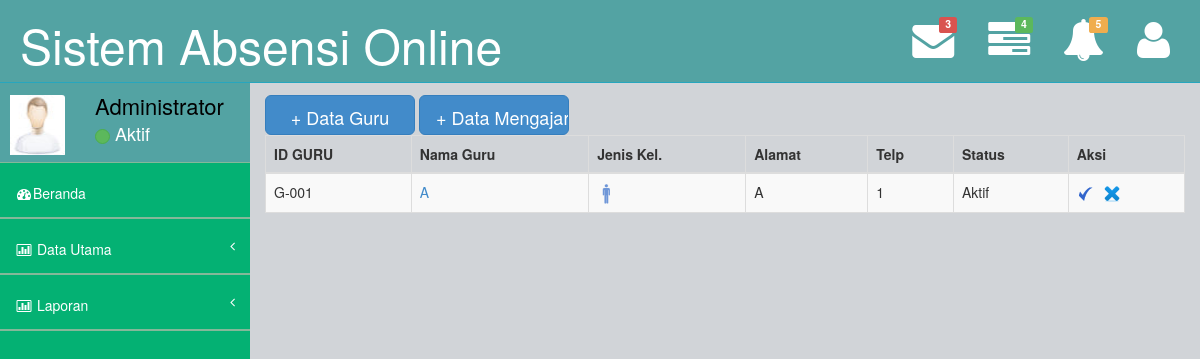
Page /backend/home.php?page=./guru/view (signed in) on the committed database.
### tables this page shows
CREATE TABLE IF NOT EXISTS `pengaturan` (
  `id` int(1) NOT NULL,
  `Judul` varchar(50) NOT NULL,
  `Semester` int(11) NOT NULL,
  `Footer` varchar(50) NOT NULL
);

CREATE TABLE IF NOT EXISTS `guru_mp` (
  `ID_GURU` varchar(20) NOT NULL,
  `NAMA_GURU` varchar(30) DEFAULT NULL,
  `JK_GURU` varchar(12) DEFAULT NULL,
  `TEMPAT_LAHIR` varchar(20) NOT NULL,
  `TGL_LAHIR` date NOT NULL,
  `THN_MSK` int(4) NOT NULL,
  `ALAMAT_GURU` longtext,
  `TELP_GURU` varchar(13) DEFAULT NULL,
  `STATUS_GURU` varchar(15) DEFAULT NULL,
  `USERNAME_GURU` varchar(30) NOT NULL,
  `PASSWORD_GURU` varchar(70) NOT NULL
);

### backend/guru/view.php (the view, shortened to what this page needs)
        <input type="button" name="tambah" class="btn btn-primary btn-lg" onClick="window.location.href='?page=./guru/form'" value="+ Data Guru" style="width: 150px; height:40px;"/>
        <input type="button" name="tambah_ajar" class="btn btn-primary btn-lg" onClick="window.location.href='?page=./guru/form-mengajar'" value="+ Data Mengajar" style="height:40px;width: 150px;"/>
<table id="example" class="table table-striped table-bordered" cellspacing="0" width="100%">
<thead>
  <tr>
    <th scope="col">ID GURU</th>
    <th scope="col">Nama Guru</th>
    <th scope="col">Jenis Kel.</th>
    <th scope="col">Alamat</th>
    <th scope="col">Telp</th>
    <th scope="col">Status</th>
    <th scope="col">Aksi</th>
  </tr>
 </thead>
 <tbody>
 <?php
 	$ambil=mysql_query("SELECT * FROM guru_mp Order By ID_GURU Asc");
	$cek=mysql_num_rows($ambil);
	if($cek>0){
		while($r=mysql_fetch_array($ambil)){
			if ($r['JK_GURU']=='Laki-Laki')
		    {
			  $a = '<img src="images/man.png" width="20" height="20" align="center" title="Laki - Laki"/>';
		    }else{
		      		$a = '<img src="images/woman.png" width="20" height="20" align="center" title="Perempuan" />';
		    	}
			echo "<tr><td>$r[ID_GURU]</td>
					  <td><a href='?page=./guru/detail-mengajar&idguru=$r[ID_GURU]'>$r[NAMA_GURU]</a></td>
					  <td>$a</td>
					  <td>$r[ALAMAT_GURU]</td>
					  <td>$r[TELP_GURU]</td>
					  <td>$r[STATUS_GURU]</td>
					  <td><a href='?page=./guru/form&idguru=$r[ID_GURU]'><img src='libs/img/check.gif'></a> &nbsp;
					  	  <a href='?page=./guru/del&idguru=$r[ID_GURU]'><img src='libs/img/deleteb.png'></a>
					  </td>
				  </tr>";
		}
	}else{
		echo "<tr><td colspan=6>Data Masih Kosong</td></tr>";
	}
 ?>
 </tbody>
</table>

### backend/home.php (shortened to what this page needs)
<?php
if (isset($_SESSION['idUser']))
{
$pengaturan = mysql_query("SELECT * FROM pengaturan WHERE id = '1'");
$set = mysql_fetch_array($pengaturan);
?>
<!DOCTYPE html>
<html>
<head>
    <link href="assets/plugins/bootstrap/bootstrap.css" rel="stylesheet" />
    <link rel="stylesheet" type="text/css" href="assets/plugins/dataTables/dataTables.bootstrap.css">
    <link href="assets/font-awesome/css/font-awesome.css" rel="stylesheet" />
    <link href="assets/plugins/pace/pace-theme-big-counter.css" rel="stylesheet" />
    <link href="assets/css/style.css" rel="stylesheet" />
    <link href="assets/css/main-style.css" rel="stylesheet" />
    <link href="assets/plugins/morris/morris-0.4.3.min.css" rel="stylesheet" />
	<link rel="stylesheet" type="text/css" href="libs/tigra_calendar/tcal.css" />
   </head>
<body>
    <div id="wrapper">
        <nav class="navbar navbar-default navbar-fixed-top" role="navigation" id="navbar">
            <div class="navbar-header">
                <a class="navbar-brand" href="index.html">
					<br/>
                    <font size="8px" color="white"><?= $set['Judul'] ?></font>
                </a>
            </div>
            <ul class="nav navbar-top-links navbar-right">
                <li class="dropdown">
                    <a class="dropdown-toggle" data-toggle="dropdown" href="#">
                        <span class="top-label label label-danger">3</span><i class="fa fa-envelope fa-3x"></i>
                    </a>
                </li>
                <li class="dropdown">
                    <a class="dropdown-toggle" data-toggle="dropdown" href="#">
                        <span class="top-label label label-success">4</span>  <i class="fa fa-tasks fa-3x"></i>
                    </a>
                </li>
                <li class="dropdown">
                    <a class="dropdown-toggle" data-toggle="dropdown" href="#">
                        <span class="top-label label label-warning">5</span>  <i class="fa fa-bell fa-3x"></i>
                    </a>
                </li>
                <li class="dropdown">
                    <a class="dropdown-toggle" data-toggle="dropdown" href="#">
                        <i class="fa fa-user fa-3x"></i>
                    </a>
                </li>
            </ul>
        </nav>
        <nav class="navbar-default navbar-static-side" role="navigation">
			<?php
				include 'menuu.php';
			?>
        </nav>
        <div id="page-wrapper">
            <div class="row">
			<br/><br/>
                <?php
				if(isset($_GET['page'])){
					$page=$_GET['page'];
					$halaman="$page.php";
					if(!file_exists($halaman) || empty($page)){
						include "welcome.php";
					}else{
						include "$halaman";
						}
				}else{
					include "welcome.php";
					}
			?>
            </div>
                </div>
            </div>
<?php
}else{
	?><script language="javascript">alert('Maaf Anda Belum Login');
	document.location.href="index.php?status=forbidden"</script><?php
}
?>
</body>
</html>

### backend/assets/css/style.css (style rules this page uses)
body { background-color: #f8f8f8; }
#wrapper { width: 100%; margin-top: 55px!important; background-color:#04B173; }
#page-wrapper { padding: 0 15px; min-height: 568px; background-color:rgb(209, 212, 216); }
.navbar-top-links li { display: inline-block; }
.navbar-top-links li:last-child { margin-right: 15px; }
.navbar-top-links li a { padding: 20px; min-height: 50px; }
@media (min-width:768px) { .navbar-static-side { z-index: 1; position: absolute; width: 250px; } }

### backend/assets/css/main-style.css (style rules this page uses)
.navbar-top-links > li > a { color: #FFFFFF; }
.nav > li > a { padding: 20px 15px; }
#navbar { background-color:rgb(83, 163, 163); }
.navbar-brand { padding-left:20px; }
.top-label { position: absolute; top: 50%; right: 50%; margin-top: -24px; margin-right: -24px; }
.navbar-default { border-color: #27A6BE; }
@media (min-width:768px) { #page-wrapper { position: inherit; margin: 0 0 0 250px; padding: 0 30px; min-height: 1000px; } }

### rows in the picture
pengaturan: Judul "Sistem Absensi Online"
guru_mp: ID_GURU "G-001", NAMA_GURU "A", ALAMAT_GURU "A", TELP_GURU "1", STATUS_GURU "Aktif"

### other values in the picture
$user "Administrator"
